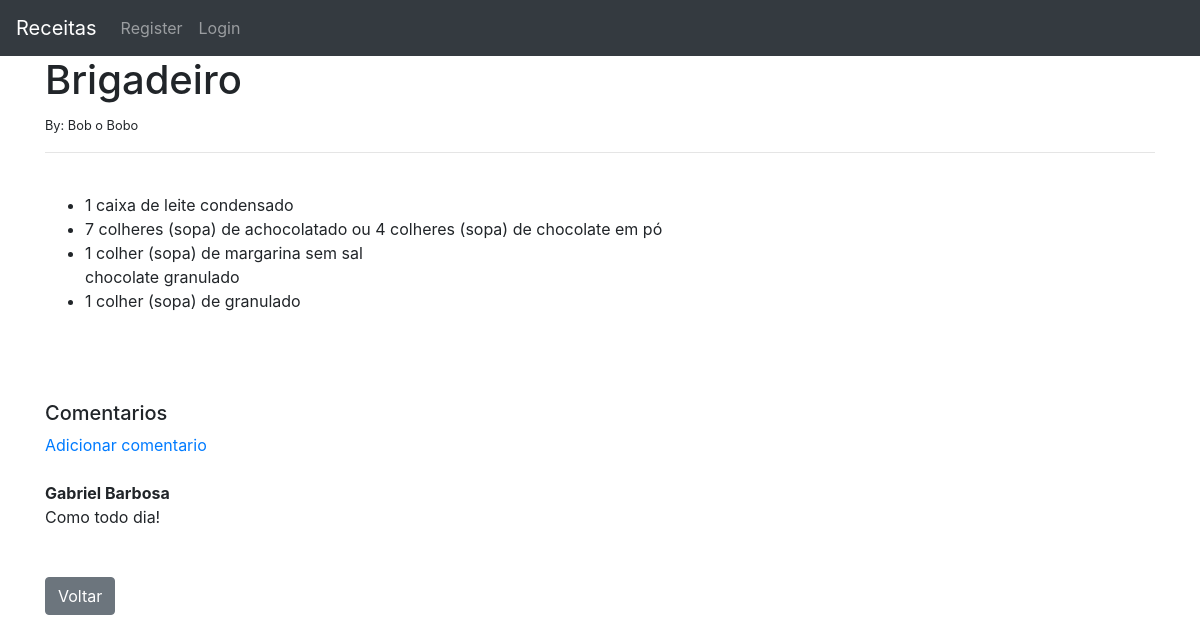
The app's page /article/13, older data.
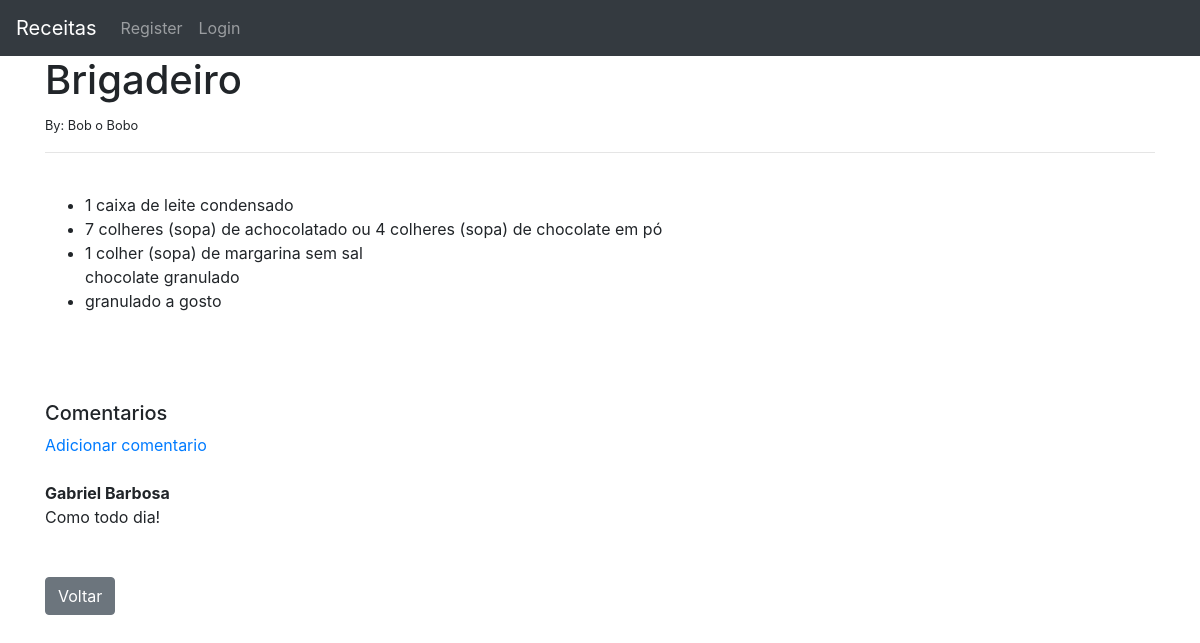
The same page, newer data.
### theblog/models.py (models this page shows, shortened)
class Post(models.Model):
    title = models.CharField(max_length=255)
    author = models.ForeignKey(User, on_delete=models.CASCADE)
    body = models.TextField()

### theblog/views.py (the view)
# urls.py: path('article/<int:pk>', ArticleDetailView.as_view(), name='article-detail'),
class ArticleDetailView(DetailView):
    model = Post
    template_name = 'article_details.html'

### theblog/templates/article_details.html (shortened to what this page needs)
{% extends "index.html" %}
{%block content %}
<h1>{{post.title}}</h1>
<small>By: {{post.author}} {{post.author.last_name}}</small>
<br/>
<hr>
<br/>
{{post.body | safe}}
<br/><br/><br/>
<h5>Comentarios</h5>
{%if not post.comments.all%}
    Sem comentarios ainda...<a href="{%url 'add_comment' post.pk%}">Adicionar comentario</a>
{% else %}
    <a href="{%url 'add_comment' post.pk%}">Adicionar comentario</a>
    <br/>
    {%for comment in post.comments.all%}
        <br/>
        <strong>{{comment.name}}</strong>
        <br/>
        {{comment.body}}
        <br/>
    {% endfor %}
{% endif %}
<br/><br/>
<a href="{%url 'home' %}"><button type="button" class="btn btn-secondary">Voltar</button></a>
{% endblock %}

Row changes from the older to the newer data that the page shows:
changed Post "Brigadeiro": body "…sem sal chocolate granulado 1 colher (sopa) de granulado" → "…sem sal chocolate granulado granulado a gosto"
